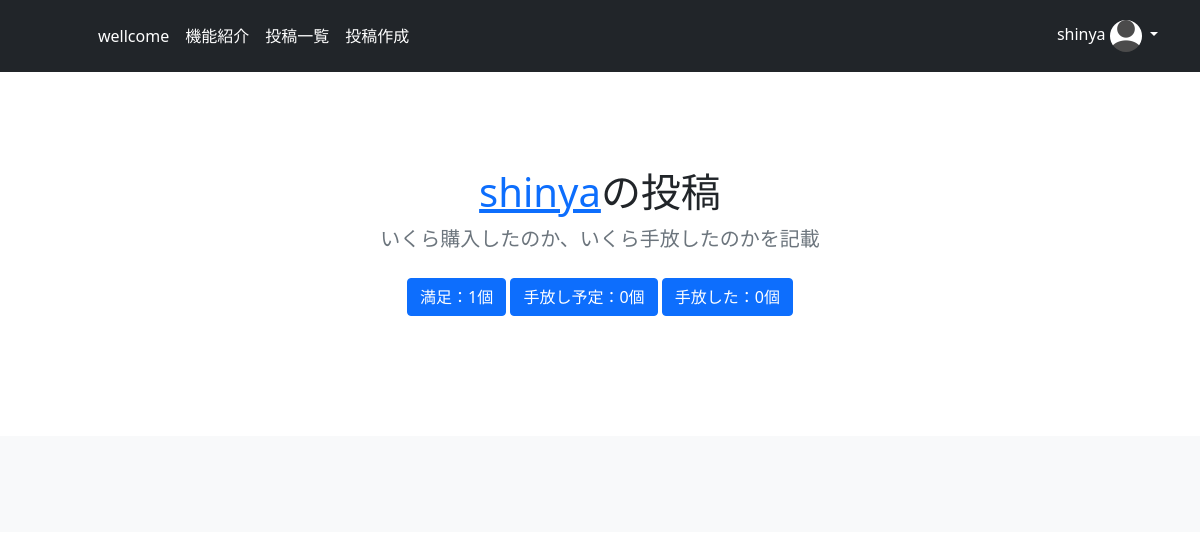
Before: /user_posts/threw/1 (signed in) with the older database file.
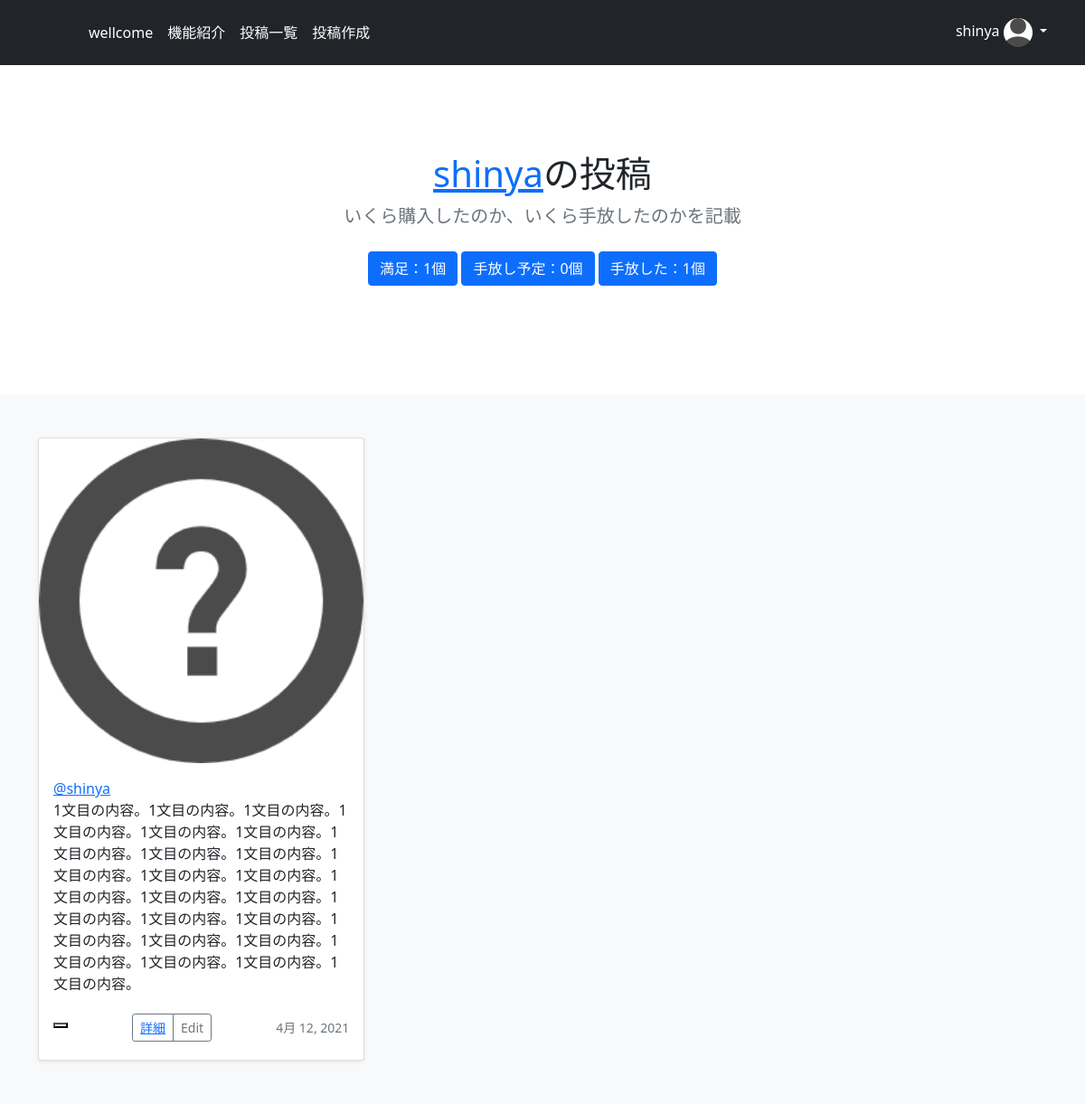
After: the same page with the newer database file.
### minimal/models.py (models this page shows, shortened)
class MinimalModel(models.Model):
    title = models.CharField(max_length=100)
    author = models.ForeignKey(get_user_model(), on_delete=models.CASCADE)
    buy_reason = models.TextField()
    sell_reason = models.TextField(null=True, blank=True)
    status = models.ForeignKey(ThingStatus, verbose_name='物の状況', on_delete=models.PROTECT)
    obj_image = models.ImageField(upload_to='', blank=True, null=True, default='default_thing_icon.png')
    buy_date = models.DateField()
    buy_price = models.IntegerField()
    sell_price = models.IntegerField(null=True, blank=True)
    nice_throw = models.IntegerField(null=True, blank=True)

class CustomUser(AbstractUser):
    image = models.ImageField(upload_to='', blank=True, null=True, verbose_name='プロフィール画像', default='default_user_icon.jpeg')

### minimal/views.py (the view)
# urls.py: path('user_posts/threw/<int:pk>', views.user_posts_threw, name='user_posts_threw'),
def user_posts_threw(request, pk):
    context = user_posts_base(pk)
    return render(request, 'user_posts_threw.html', context)

### minimal/views.py (called while the page is built)
def user_posts_base(pk):
    user = get_object_or_404(CustomUser, pk=pk)
    object_list = MinimalModel.objects.filter(author=user)
    satisfied_list = MinimalModel.objects.filter(author=user, status__name='満足')
    planed_list = MinimalModel.objects.filter(author=user, status__name='手放すかも')
    threw_list = MinimalModel.objects.filter(author=user, status__name='手放した')
    context = {
        'user': user,
        'object_list': object_list,
        'satisfied_list': satisfied_list,
        'planed_list': planed_list,
        'threw_list': threw_list,
    }
    return context

### templates/user_posts_threw.html
{% extends 'base.html' %}
{% block header %}
  <section class="py-5 text-center container">
    <div class="row py-lg-5">
      <div class="col-lg-6 col-md-8 mx-auto">
        <h1 class="fw-light"><a href="{% url 'user_posts' user.id %}">{{ user.username }}</a>の投稿</h1>
        <p class="lead text-muted">いくら購入したのか、いくら手放したのかを記載</p>
        <p>
          <a href="{% url 'user_posts_satisfied' user.id %}" class="btn btn-primary my-2">満足：{{ satisfied_list.count }}個</a>
          <a href="{% url 'user_posts_planed' user.id %}" class="btn btn-primary my-2">手放し予定：{{ planed_list.count }}個</a>
          <a href="{% url 'user_posts_threw' user.id %}" class="btn btn-primary my-2">手放した：{{ threw_list.count }}個</a>
        </p>
      </div>
    </div>
  </section>
{% endblock header %}
{% block content %}
  <div class="album py-5 bg-light">
    <div class="container">
        <div class="row row-cols-1 row-cols-sm-2 row-cols-md-3 g-3">
    {% for threw_obj in threw_list %}
    <div class="col">
          <div class="card shadow-sm">
            <img class="bd-placeholder-img card-img-top" width="100%" height="100%" src="{{ threw_obj.obj_image.url }}">
            <div class="card-body">
            <a href="{% url 'user_posts' threw_obj.author.id %}">@{{ threw_obj.author }}</a>
              <p class="card-text">{{ threw_obj.buy_reason }}</p>
              <div class="d-flex justify-content-between align-items-center">
              <div class="like-outer">
                    {% include 'like.html' %}
              </div>
                <div class="btn-group">
                  <button type="button" class="btn btn-sm btn-outline-secondary"><a href="{% url 'detail' threw_obj.pk %}">詳細</a></button>
                  <button type="button" class="btn btn-sm btn-outline-secondary">Edit</button>
                </div>
                <small class="text-muted">{{ threw_obj.buy_date }}</small>
              </div>
            </div>
          </div>
        </div>
    {% endfor %}
    </div>
{% endblock content %}

Changed rows visible on the page:
added MinimalModel: obj_image (placeholder picture), author "shinya", buy_reason "1文目の内容。1文目の内容。1文目の内容。1文目の内容。1文目の内容。1文目の内容。1文目の内容。1文目の内容。1文目の内容。1文目の内容。1文目の内容。1文目の内容。1文目の内容。1文目の内容。1文目の内容。1文目の内容。1文目の内容。1文目の内容。1文目の内容。1文目の内容。1文目の内容。1文目の内容。1文目の内容。1文目の内容。1文目の内容。", buy_date "4月 12, 2021"
Other visible differences:
{{ threw_list.count }}: "0" → "1"
